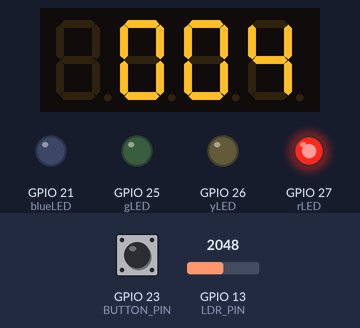
Simulated run of this program. Board: ESP32. On the bench: 4-digit seven-segment display, output pins drawn as LEDs (lit = HIGH). The test bench sets the inputs (shaded band); at power-on: GPIO 13 (LDR_PIN) = 2048, GPIO 23 (BUTTON_PIN) HIGH. What the program prints to the serial monitor is not drawn.

Above: at 1.8 s.
1.9 s: GPIO 13 (LDR_PIN) set to 1055
At 5.8 s:
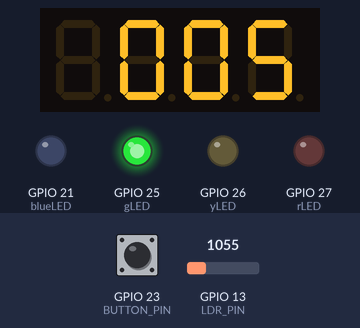
6.0 s: GPIO 13 (LDR_PIN) set to 966
7.9 s: GPIO 13 (LDR_PIN) set to 1040
At 8.7 s:
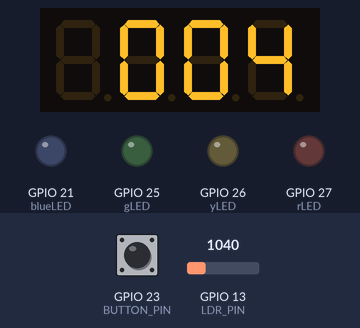
12.0 s: GPIO 23 (BUTTON_PIN) pulled LOW for 1.25 s
At 14.0 s:
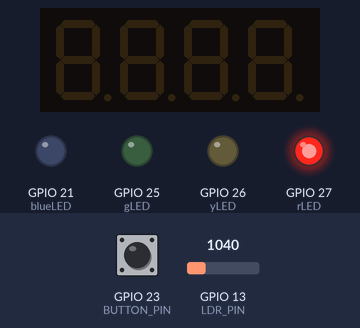
Timing chart, 0 to 15.5 s (numbered marks = the images above; inputs shaded):
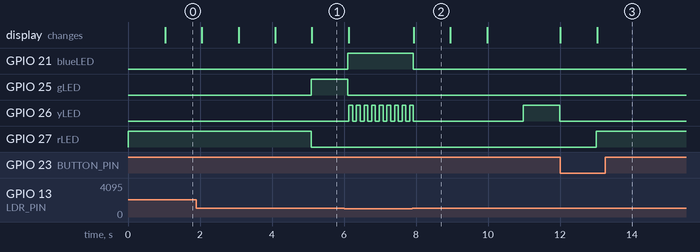

The program:

main.cpp
```cpp
#include <Arduino.h>
#include <TM1637Display.h>

// Pin đèn LED
// Đèn giao thông
#define rLED 27 // Đèn đỏ
#define yLED 26 // Đèn vàng
#define gLED 25 // Đèn xanh

// Đèn trời tối
#define blueLED 21

// Pin - TM1637
#define CLK 18
#define DIO 19

// Nút nhấn để bật/tắt hiển thị số
#define BUTTON_PIN 23

// Cảm biến quang (LDR) để nhận biết trời tối
#define LDR_PIN 13

// Khai báo thời gian của mỗi tín hiệu đèn (ms)
#define rTIME 5000
#define yTIME 2000
#define gTIME 5000

TM1637Display display(CLK, DIO);

// Biến thời gian và trạng thái
ulong currentMiliseconds = 0; // Thời gian hiện tại
ulong ledTimeStart = 0;       // Thời điểm đèn đổi màu
int currentLED = rLED;        // Đèn hiện tại đang sáng
bool isDisplayOn = true;      // Trạng thái hiển thị số
int counter = rTIME / 1000;   // Thời gian hiển thị đếm ngược (s)
ulong lastButtonPress = 0;    // Lưu thời gian nhấn nút gần nhất

void toggleDisplay();                               // Bật/tắt màn hình số
bool IsReady(ulong &ulTimer, uint32_t milisecond); // Kiểm tra xem đã hết thời gian đèn chưa
void NonBlocking_Traffic_Light();                  // Điều khiển đèn giao thông không dùng delay
void Testing_Display();                            // Hiển thị thời gian đếm ngược trên TM1637
bool isNightMode = false;                          // Lưu trạng thái hiện tại (mặc định là ban ngày)
void yLED_Blink();

void setup()
{
    Serial.begin(115200);
    pinMode(rLED, OUTPUT);
    pinMode(yLED, OUTPUT);
    pinMode(gLED, OUTPUT);
    pinMode(blueLED, OUTPUT);
    pinMode(BUTTON_PIN, INPUT_PULLUP);
    pinMode(LDR_PIN, INPUT);

    display.setBrightness(7);
    digitalWrite(yLED, LOW);
    digitalWrite(gLED, LOW);
    digitalWrite(rLED, HIGH);
    currentLED = rLED;

    attachInterrupt(digitalPinToInterrupt(BUTTON_PIN), toggleDisplay, FALLING);
    Serial.println("<== START ==>");
    Serial.print("RED light \t : ");
    Serial.print(counter);
    Serial.println("s");
}

void toggleDisplay()
{
    ulong currentTime = millis();
    if (currentTime - lastButtonPress > 300) // Chống nhiễu (debounce)
    {
        isDisplayOn = !isDisplayOn;
        lastButtonPress = currentTime;
    }
}

void loop()
{
    int lightLevel = analogRead(LDR_PIN);
    bool newMode = (lightLevel < 1000); // Xác định chế độ hiện tại <1000 LUX đêm else Ngày

    // Kiểm tra nếu chế độ thay đổi
    if (newMode != isNightMode)
    {
        isNightMode = newMode; // Cập nhật trạng thái mới
        if (isNightMode)
        {
            Serial.println("--------------------------------------------------------");
            Serial.println("🌙 NIGHT MODE 🌙");
        }
        else
        {
            Serial.println("--------------------------------------------------------");
            Serial.println("☀️ DAY MODE ☀️");
            Serial.println("--------------------------------------------------------");
        }
    }

    if (isNightMode)
    {
        digitalWrite(blueLED, HIGH);
        digitalWrite(rLED, LOW);
        digitalWrite(gLED, LOW);
        display.clear(); // Tắt màn hình hiển thị
        yLED_Blink();
    }
    else
    {
        digitalWrite(blueLED, LOW);
        digitalWrite(yLED, LOW);

        currentMiliseconds = millis();
        NonBlocking_Traffic_Light();
        Testing_Display();
    }
}

void Testing_Display()
{
    if (isDisplayOn)
    {
        display.showNumberDec(counter, true, 3, 1);
    }
    else
    {
        display.clear();
    }
    if (counter > 0)
    {
        counter--;
    }
    delay(1000);
}

bool IsReady(ulong &ulTimer, uint32_t milisecond)
{
    if (currentMiliseconds - ulTimer < milisecond)
        return false;
    ulTimer = currentMiliseconds;
    return true;
}

void NonBlocking_Traffic_Light()
{
    switch (currentLED)
    {
    case rLED: // Đèn đỏ: 5 giây
        if (IsReady(ledTimeStart, rTIME))
        {
            digitalWrite(rLED, LOW);
            digitalWrite(gLED, HIGH);
            currentLED = gLED;
            counter = gTIME / 1000;

            // Luôn hiển thị trên Serial Monitor
            Serial.println("Green light\t: 5s");
        }
        break;

    case gLED: // Đèn xanh: 5 giây
        if (IsReady(ledTimeStart, gTIME))
        {
            digitalWrite(gLED, LOW);
            digitalWrite(yLED, HIGH);
            currentLED = yLED;
            counter = yTIME / 1000;

            Serial.println("Yellow light\t: 2s");
        }
        break;

    case yLED: // Đèn vàng: 2 giây
        if (IsReady(ledTimeStart, yTIME))
        {
            digitalWrite(yLED, LOW);
            digitalWrite(rLED, HIGH);
            currentLED = rLED;
            counter = rTIME / 1000;

            Serial.println("Red light\t: 5s");
        }
        break;
    }
}


void yLED_Blink()
{
    static ulong lastBlinkTime = 0; // Lưu thời gian lần nhấp nháy trước
    static bool isOn = false;       // Trạng thái đèn vàng

    if (millis() - lastBlinkTime >= 100) // Mỗi 100ms đổi trạng thái đèn vàng
    {
        isOn = !isOn;
        digitalWrite(yLED, isOn ? HIGH : LOW);
        lastBlinkTime = millis(); // Cập nhật thời gian nhấp nháy
    }
}
//1-3-2025
```

Measured:
- after the input at 6.0 s, GPIO 21 (blueLED): LOW → HIGH after 0.11 s; GPIO 25 (gLED): HIGH → LOW after 0.11 s; GPIO 26 (yLED): alternates HIGH for 0.11 s and LOW for 0.11 s, starting after 0.13 s
- after the input at 7.9 s, GPIO 21 (blueLED): HIGH → LOW at once; the display: changes at once (image 2)
- what the display in image 2 shows lasts 1.1 s, from 7.9 s to 9.0 s
